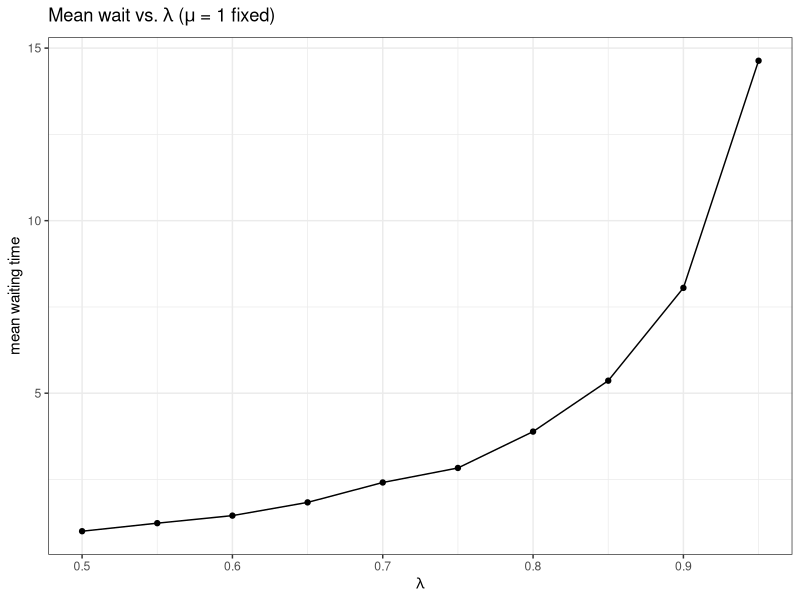
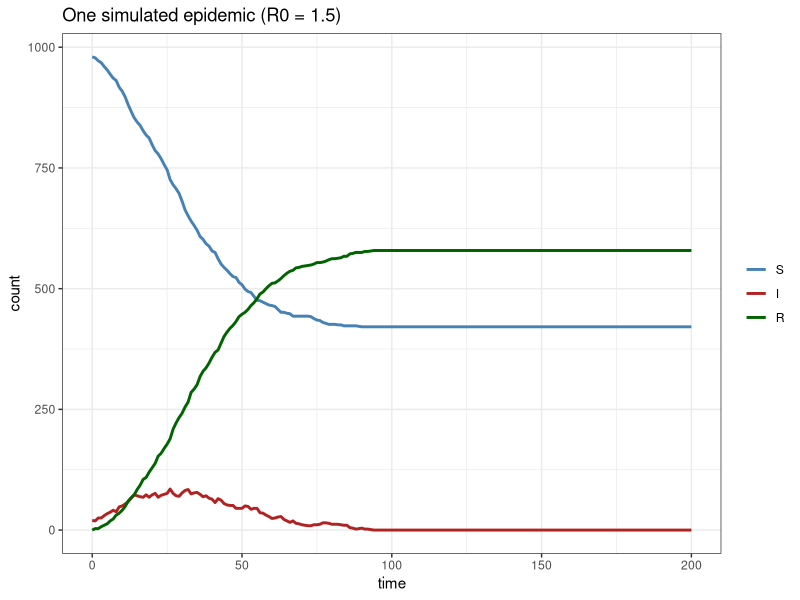
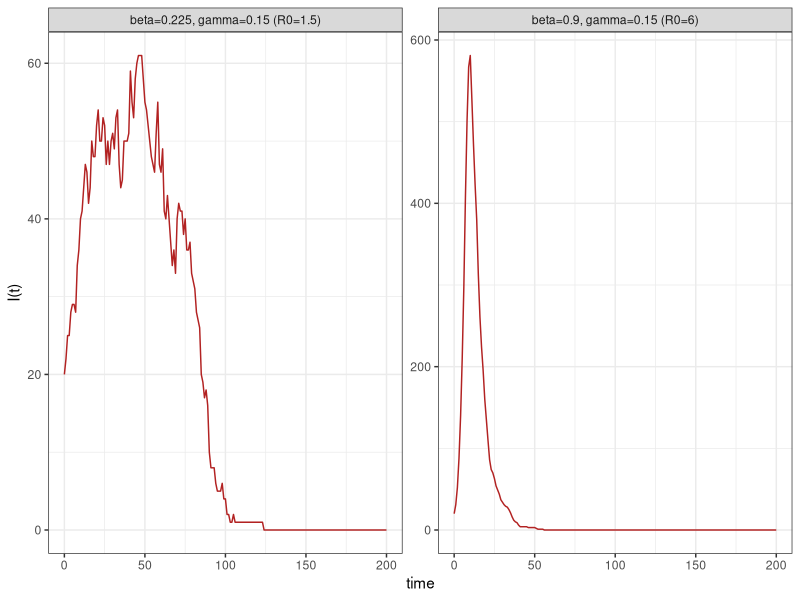
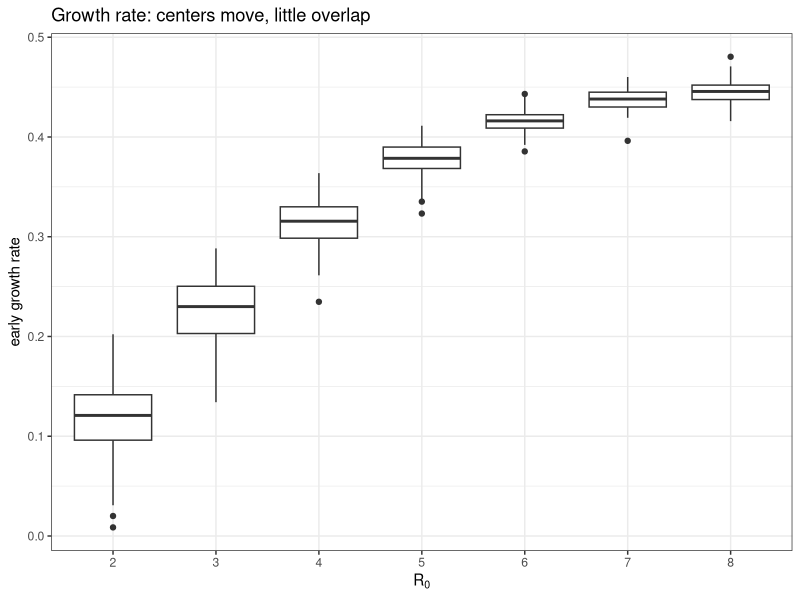
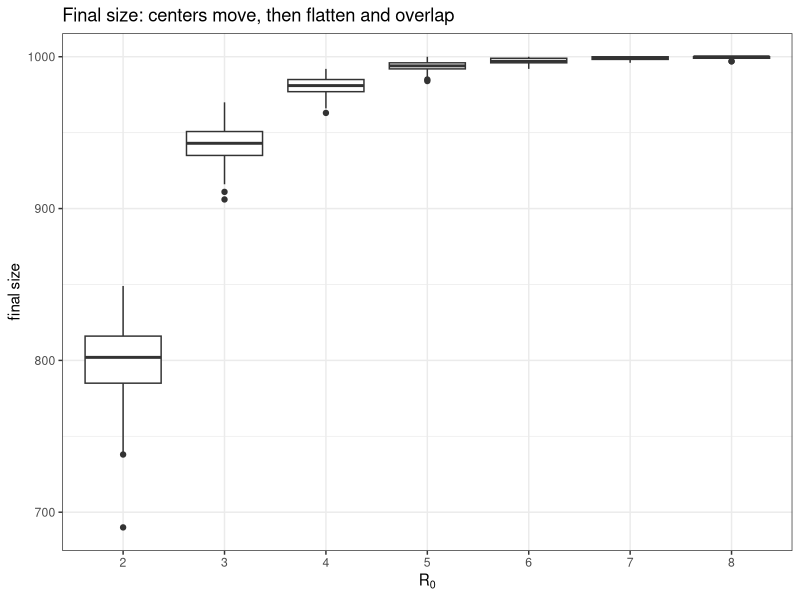
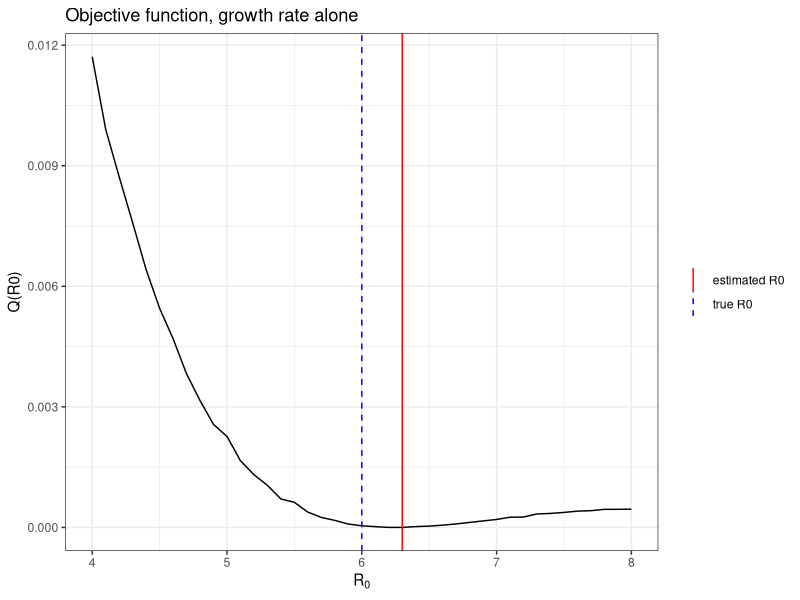

The R source for these figures, in order:
## ---- chunk 1
knitr::opts_chunk$set(echo = TRUE)
library(ggplot2)
theme_set(theme_bw())
set.seed(681)  # set once, here -- never inside a simulator function
## ---- chunk 2
simulate_queue <- function(n_customers, lambda, mu) {
  interarrival_duration <- numeric(n_customers)
  service_duration      <- numeric(n_customers)
  arrival_time          <- numeric(n_customers)
  service_start_time    <- numeric(n_customers)
  departure_time        <- numeric(n_customers)

  for (i in seq_len(n_customers)) {
    interarrival_duration[i] <- rexp(1, rate = lambda)
    if (i == 1) {
      arrival_time[i]       <- interarrival_duration[i]
      service_start_time[i] <- arrival_time[i]
    } else {
      arrival_time[i] <- arrival_time[i - 1] + interarrival_duration[i]
      service_start_time[i] <- max(arrival_time[i], departure_time[i - 1])
    }
    service_duration[i] <- rexp(1, rate = mu)
    departure_time[i]   <- service_start_time[i] + service_duration[i]
  }

  service_start_time - arrival_time  # waiting times
}
## ---- chunk 3
mu_fixed <- 1
lambda_seq <- seq(0.5, 0.95, by = 0.05)

mean_wait_at <- function(lambda, mu, n_customers = 1000, B = 100) {
  mean(replicate(B, mean(simulate_queue(n_customers, lambda, mu))))
}

mean_waits <- sapply(lambda_seq, mean_wait_at, mu = mu_fixed)

queue_df <- data.frame(lambda = lambda_seq, mean_wait = mean_waits)
ggplot(queue_df, aes(x = lambda, y = mean_wait)) +
  geom_line() +
  geom_point() +
  labs(x = expression(lambda), y = "mean waiting time",
       title = expression(paste("Mean wait vs. ", lambda, " (", mu, " = 1 fixed)"))) +
  theme_bw()
## ---- chunk 4
simulate_sir <- function(n_steps, beta, gamma, S0, I0, R0) {
  N <- S0 + I0 + R0
  S <- integer(n_steps + 1); I <- integer(n_steps + 1); R <- integer(n_steps + 1)
  S[1] <- S0; I[1] <- I0; R[1] <- R0
  for (t in seq_len(n_steps)) {
    p_infect <- 1 - (1 - beta / N)^I[t]
    delta_I <- rbinom(1, S[t], p_infect)
    delta_R <- rbinom(1, I[t], gamma)
    S[t + 1] <- S[t] - delta_I
    I[t + 1] <- I[t] + delta_I - delta_R
    R[t + 1] <- R[t] + delta_R
  }
  data.frame(time = 0:n_steps, S = S, I = I, R = R)
}
## ---- chunk 5
N <- 1000
I0 <- 20
gamma_known <- 0.15
n_steps <- 200

R0_illustrative <- 1.5
beta_illustrative <- R0_illustrative * gamma_known

sim1 <- simulate_sir(n_steps, beta_illustrative, gamma_known, N - I0, I0, 0)

sim1_long <- data.frame(
  time = rep(sim1$time, 3),
  count = c(sim1$S, sim1$I, sim1$R),
  compartment = factor(rep(c("S", "I", "R"), each = nrow(sim1)), levels = c("S", "I", "R"))
)

ggplot(sim1_long, aes(x = time, y = count, color = compartment)) +
  geom_line(linewidth = 1) +
  scale_color_manual(values = c(S = "steelblue", I = "firebrick", R = "darkgreen")) +
  labs(title = "One simulated epidemic (R0 = 1.5)", color = NULL) +
  theme_bw()
## ---- chunk 6
sim_low  <- simulate_sir(n_steps, 0.225, gamma_known, N - I0, I0, 0)   # R0 = 1.5
sim_high <- simulate_sir(n_steps, 0.9,   gamma_known, N - I0, I0, 0)   # R0 = 6

compare_df <- data.frame(
  time = c(sim_low$time, sim_high$time),
  I = c(sim_low$I, sim_high$I),
  scenario = rep(c("beta=0.225, gamma=0.15 (R0=1.5)", "beta=0.9, gamma=0.15 (R0=6)"),
                  each = nrow(sim_low))
)

ggplot(compare_df, aes(x = time, y = I)) +
  geom_line(color = "firebrick") +
  facet_wrap(~ scenario, scales = "free_y") +
  labs(y = "I(t)") +
  theme_bw()
## ---- chunk 7
window <- 8  # early-growth-rate fitting window

sir_summary_once <- function(R0) {
  beta <- R0 * gamma_known
  sim <- simulate_sir(n_steps, beta, gamma_known, N - I0, I0, 0)
  cum_infected <- N - sim$S
  final_size <- tail(cum_infected, 1)
  I_early <- sim$I[1:(window + 1)]
  t_early <- sim$time[1:(window + 1)]
  growth_rate <- unname(coef(lm(log(pmax(I_early, 1)) ~ t_early))[2])
  c(final_size = final_size, growth_rate = growth_rate)
}
## ---- chunk 8
R0_display <- c(2, 3, 4, 5, 6, 7, 8)
set.seed(13)
growth_by_r0 <- sapply(R0_display, function(r) replicate(150, sir_summary_once(r)["growth_rate"]))
set.seed(13)
final_by_r0  <- sapply(R0_display, function(r) replicate(150, sir_summary_once(r)["final_size"]))
## ---- chunk 9
growth_df <- data.frame(R0 = rep(R0_display, each = 150), growth_rate = as.vector(growth_by_r0))

ggplot(growth_df, aes(x = factor(R0), y = growth_rate)) +
  geom_boxplot() +
  labs(x = expression(R[0]), y = "early growth rate",
       title = "Growth rate: centers move, little overlap") +
  theme_bw()
## ---- chunk 10
final_df <- data.frame(R0 = rep(R0_display, each = 150), final_size = as.vector(final_by_r0))

ggplot(final_df, aes(x = factor(R0), y = final_size)) +
  geom_boxplot() +
  labs(x = expression(R[0]), y = "final size",
       title = "Final size: centers move, then flatten and overlap") +
  theme_bw()
## ---- chunk 11
R0_true <- 6.0
R0_grid <- seq(4.0, 8.0, by = 0.1)
set.seed(4)
model_grid <- t(sapply(R0_grid, function(r) rowMeans(replicate(300, sir_summary_once(r)))))
colnames(model_grid) <- c("final_size", "growth_rate")

set.seed(5)
obs_illustrative <- sir_summary_once(R0_true)

Q_growth_only <- (model_grid[, "growth_rate"] - obs_illustrative["growth_rate"])^2
obj_df <- data.frame(R0 = R0_grid, Q = Q_growth_only)
R0_hat <- R0_grid[which.min(Q_growth_only)]

ggplot(obj_df, aes(x = R0, y = Q)) +
  geom_line() +
  geom_vline(aes(xintercept = R0_true, color = "true R0"), linetype = "dashed") +
  geom_vline(aes(xintercept = R0_hat, color = "estimated R0")) +
  scale_color_manual(name = NULL, values = c("true R0" = "blue", "estimated R0" = "red")) +
  labs(x = expression(R[0]), y = "Q(R0)", title = "Objective function, growth rate alone") +
  theme_bw()
## ---- chunk 12
B_omega <- 500
set.seed(3)
at_true <- replicate(B_omega, sir_summary_once(R0_true))
Omega <- cov(t(at_true))
## ---- chunk 13
Omega_inv <- solve(Omega)

fit_once <- function(seed) {
  set.seed(seed)
  obs <- sir_summary_once(R0_true)  # one fresh "observed" epidemic
  g <- sweep(model_grid, 2, obs, "-")

  Q_strong     <- g[, "growth_rate"]^2
  Q_weak       <- g[, "final_size"]^2
  Q_unweighted <- rowSums(g^2)
  Q_weighted   <- apply(g, 1, function(row) as.numeric(t(row) %*% Omega_inv %*% row))

  c(strong     = R0_grid[which.min(Q_strong)],
    weak       = R0_grid[which.min(Q_weak)],
    unweighted = R0_grid[which.min(Q_unweighted)],
    weighted   = R0_grid[which.min(Q_weighted)])
}
## ---- chunk 14
Omega        # diagonal: variability of each summary; off-diagonal: correlation
## ---- chunk 15
fits <- t(sapply(1:100, fit_once))

summarize <- function(x) c(bias = mean(x) - R0_true, rmse = sqrt(mean((x - R0_true)^2)))
round(t(apply(fits, 2, summarize)), 3)
